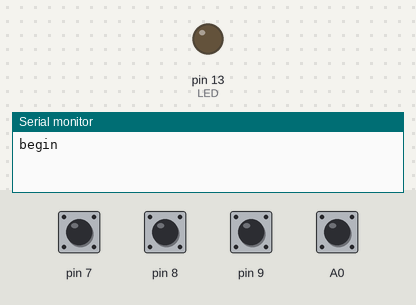
A sketch run on a simulated Arduino Uno, built with avr-gcc and run on an emulated ATmega328P. On the bench: output pins drawn as LEDs (lit = HIGH), the last lines printed to the serial monitor. The inputs (shaded band) are chosen by the test bench; at power-on: A0, pin 7–9 HIGH.

Above: at 1.2 s.
1.3 s: pin 7 pulled LOW for 0.15 s
At 2.4 s:
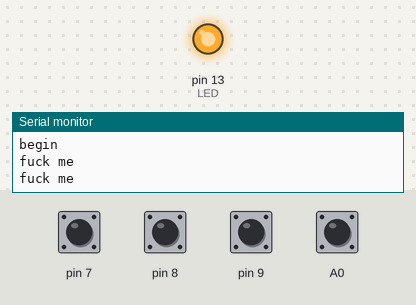
Timing chart, 0 to 4.3 s (numbered marks = the images above; inputs shaded):
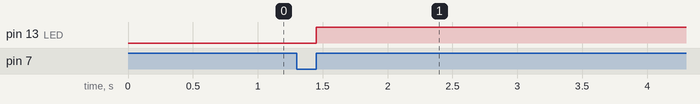

Measured:
- after the input at 1.3 s, pin 13 (LED): LOW → HIGH after 0.15 s

The sketch:

test_interrupt_pins.ino
```cpp
// Install Pin change interrupt for a pin, can be called multiple times

void pciSetup(byte pin)
{
    *digitalPinToPCMSK(pin) |= bit (digitalPinToPCMSKbit(pin));  // enable pin
    PCIFR  |= bit (digitalPinToPCICRbit(pin)); // clear any outstanding interrupt
    PCICR  |= bit (digitalPinToPCICRbit(pin)); // enable interrupt for the group
}

// Use one Routine to handle each group

ISR (PCINT0_vect) // handle pin change interrupt for D8 to D13 here
 {
     digitalWrite(13,digitalRead(8) or digitalRead(9));
     Serial.println("fuck me");
 }

ISR (PCINT1_vect) // handle pin change interrupt for A0 to A5 here
 {
     digitalWrite(13,digitalRead(A0));
     Serial.println("fuck me");
 }

ISR (PCINT2_vect) // handle pin change interrupt for D0 to D7 here
 {
     digitalWrite(13,digitalRead(7));
    Serial.println("fuck me");
 }

void setup() {
    Serial.begin(9600);
    Serial.println("begin");
int i;

// set pullups, if necessary
  for (i=0; i<=12; i++)
      digitalWrite(i,HIGH);  // pinMode( ,INPUT) is default

  for (i=A0; i<=A5; i++)
      digitalWrite(i,HIGH);

  pinMode(13,OUTPUT);  // LED

// enable interrupt for pin...
  pciSetup(7);
  pciSetup(8);
  pciSetup(9);
  pciSetup(A0);
}


void loop() {
  // Nothing needed
}
```
